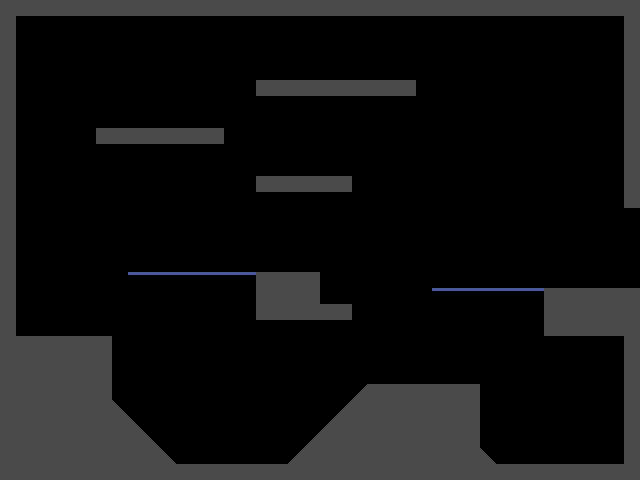

A 2D game scene composited from a Tiled map and its tileset images. What follows is a short description and the map's XML, with every tile layer's data as written:
An orthogonal 40x30 tile map with 16x16 px tiles, 1 tile layer (main) and 1 object (spawn).

<map version="1.2" tiledversion="1.2.3" orientation="orthogonal" renderorder="right-down" width="40" height="30" tilewidth="16" tileheight="16" infinite="0" nextlayerid="6" nextobjectid="32">
 <tileset firstgid="1" name="tileset" tilewidth="16" tileheight="16" tilecount="4" columns="2">
  <image source="tileset.png" width="32" height="32" />
  <tile id="2">
   <properties>
    <property name="nez:isOneWayPlatform" type="bool" value="true" />
   </properties>
  </tile>
  <tile id="3">
   <properties>
    <property name="nez:isSlope" type="bool" value="true" />
    <property name="nez:slopeTopLeft" type="int" value="0" />
    <property name="nez:slopeTopRight" type="int" value="15" />
   </properties>
  </tile>
 </tileset>
 <layer id="5" name="main" width="40" height="30">
  <data encoding="csv">
1,1,1,1,1,1,1,1,1,1,1,1,1,1,1,1,1,1,1,1,1,1,1,1,1,1,1,1,1,1,1,1,1,1,1,1,1,1,1,1,
1,0,0,0,0,0,0,0,0,0,0,0,0,0,0,0,0,0,0,0,0,0,0,0,0,0,0,0,0,0,0,0,0,0,0,0,0,0,0,1,
1,0,0,0,0,0,0,0,0,0,0,0,0,0,0,0,0,0,0,0,0,0,0,0,0,0,0,0,0,0,0,0,0,0,0,0,0,0,0,1,
1,0,0,0,0,0,0,0,0,0,0,0,0,0,0,0,0,0,0,0,0,0,0,0,0,0,0,0,0,0,0,0,0,0,0,0,0,0,0,1,
1,0,0,0,0,0,0,0,0,0,0,0,0,0,0,0,0,0,0,0,0,0,0,0,0,0,0,0,0,0,0,0,0,0,0,0,0,0,0,1,
1,0,0,0,0,0,0,0,0,0,0,0,0,0,0,0,1,1,1,1,1,1,1,1,1,1,0,0,0,0,0,0,0,0,0,0,0,0,0,1,
1,0,0,0,0,0,0,0,0,0,0,0,0,0,0,0,0,0,0,0,0,0,0,0,0,0,0,0,0,0,0,0,0,0,0,0,0,0,0,1,
1,0,0,0,0,0,0,0,0,0,0,0,0,0,0,0,0,0,0,0,0,0,0,0,0,0,0,0,0,0,0,0,0,0,0,0,0,0,0,1,
1,0,0,0,0,0,1,1,1,1,1,1,1,1,0,0,0,0,0,0,0,0,0,0,0,0,0,0,0,0,0,0,0,0,0,0,0,0,0,1,
1,0,0,0,0,0,0,0,0,0,0,0,0,0,0,0,0,0,0,0,0,0,0,0,0,0,0,0,0,0,0,0,0,0,0,0,0,0,0,1,
1,0,0,0,0,0,0,0,0,0,0,0,0,0,0,0,0,0,0,0,0,0,0,0,0,0,0,0,0,0,0,0,0,0,0,0,0,0,0,1,
1,0,0,0,0,0,0,0,0,0,0,0,0,0,0,0,1,1,1,1,1,1,0,0,0,0,0,0,0,0,0,0,0,0,0,0,0,0,0,1,
1,0,0,0,0,0,0,0,0,0,0,0,0,0,0,0,0,0,0,0,0,0,0,0,0,0,0,0,0,0,0,0,0,0,0,0,0,0,0,1,
1,0,0,0,0,0,0,0,0,0,0,0,0,0,0,0,0,0,0,0,0,0,0,0,0,0,0,0,0,0,0,0,0,0,0,0,0,0,0,0,
1,0,0,0,0,0,0,0,0,0,0,0,0,0,0,0,0,0,0,0,0,0,0,0,0,0,0,0,0,0,0,0,0,0,0,0,0,0,0,0,
1,0,0,0,0,0,0,0,0,0,0,0,0,0,0,0,0,0,0,0,0,0,0,0,0,0,0,0,0,0,0,0,0,0,0,0,0,0,0,0,
1,0,0,0,0,0,0,0,0,0,0,0,0,0,0,0,0,0,0,0,0,0,0,0,0,0,0,0,0,0,0,0,0,0,0,0,0,0,0,0,
1,0,0,0,0,0,0,0,3,3,3,3,3,3,3,3,1,1,1,1,0,0,0,0,0,0,0,0,0,0,0,0,0,0,0,0,0,0,0,0,
1,0,0,0,0,0,0,0,0,0,0,0,0,0,0,0,1,1,1,1,0,0,0,0,0,0,0,3,3,3,3,3,3,3,1,1,1,1,1,1,
1,0,0,0,0,0,0,0,0,0,0,0,0,0,0,0,1,1,1,1,1,1,0,0,0,0,0,0,0,0,0,0,0,0,1,1,1,1,1,1,
1,0,0,0,0,0,0,0,0,0,0,0,0,0,0,0,0,0,0,0,0,0,0,0,0,0,0,0,0,0,0,0,0,0,1,1,1,1,1,1,
1,1,1,1,1,1,1,0,0,0,0,0,0,0,0,0,0,0,0,0,0,0,0,0,0,0,0,0,0,0,0,0,0,0,0,0,0,0,0,1,
1,1,1,1,1,1,1,0,0,0,0,0,0,0,0,0,0,0,0,0,0,0,0,0,0,0,0,0,0,0,0,0,0,0,0,0,0,0,0,1,
1,1,1,1,1,1,1,0,0,0,0,0,0,0,0,0,0,0,0,0,0,0,0,0,0,0,0,0,0,0,0,0,0,0,0,0,0,0,0,1,
1,1,1,1,1,1,1,0,0,0,0,0,0,0,0,0,0,0,0,0,0,0,2147483652,1,1,1,1,1,1,1,0,0,0,0,0,0,0,0,0,1,
1,1,1,1,1,1,1,4,0,0,0,0,0,0,0,0,0,0,0,0,0,2147483652,1,1,1,1,1,1,1,1,0,0,0,0,0,0,0,0,0,1,
1,1,1,1,1,1,1,1,4,0,0,0,0,0,0,0,0,0,0,0,2147483652,1,1,1,1,1,1,1,1,1,0,0,0,0,0,0,0,0,0,1,
1,1,1,1,1,1,1,1,1,4,0,0,0,0,0,0,0,0,0,2147483652,1,1,1,1,1,1,1,1,1,1,0,0,0,0,0,0,0,0,0,1,
1,1,1,1,1,1,1,1,1,1,4,0,0,0,0,0,0,0,2147483652,1,1,1,1,1,1,1,1,1,1,1,4,0,0,0,0,0,0,0,0,1,
1,1,1,1,1,1,1,1,1,1,1,1,1,1,1,1,1,1,1,1,1,1,1,1,1,1,1,1,1,1,1,1,1,1,1,1,1,1,1,1
</data>
 </layer>
 <objectgroup id="2" name="objects">
  <object id="6" name="spawn" x="96" y="320" width="14.8796" height="15.3826" />
 </objectgroup>
</map>
